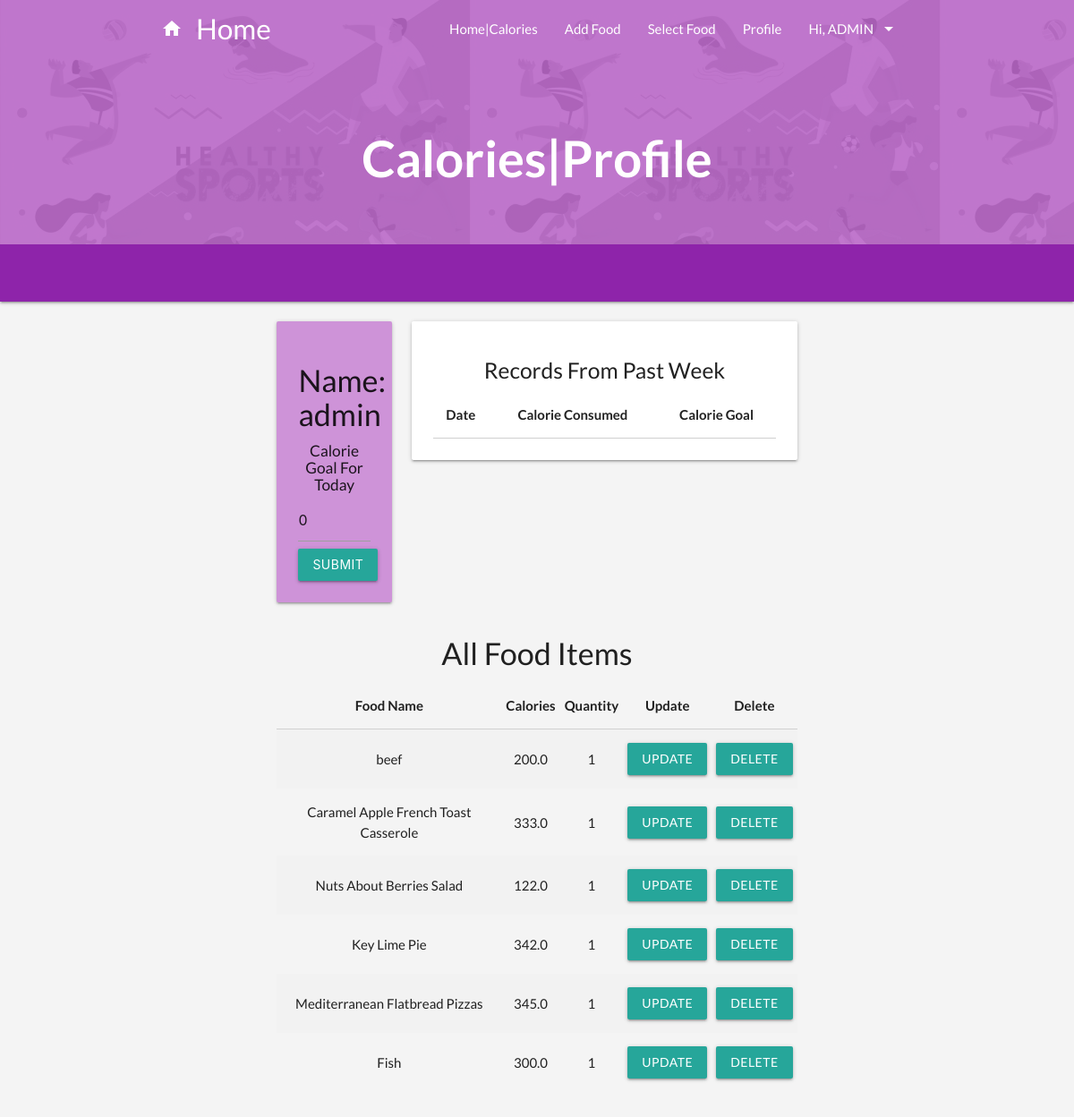
Page /calories/profile/ (signed in) on the committed database.
### calories/models.py (models this page shows, shortened)
class Profile(models.Model):
	person_of = models.ForeignKey(User, null=True, on_delete=models.CASCADE)
	calorie_count = models.FloatField(default=0, null=True, blank=True)
	food_selected = models.ForeignKey(Food, on_delete=models.CASCADE, null=True, blank=True)
	quantity = models.FloatField(default=0)
	total_calorie = models.FloatField(default=0, null=True)
	date = models.DateField(auto_now_add = True)
	calorie_goal = models.PositiveIntegerField(default=0)
	all_food_selected_today = models.ManyToManyField(Food, through='PostFood', related_name='inventory')

class Food(models.Model):
	name = models.CharField(max_length=200, null=False)
	quantity = models.PositiveIntegerField(null=False, default=0)
	calorie = models.FloatField(null=False, default=0)
	person_of = models.ForeignKey(User, null=True, on_delete=models.CASCADE)

### calories/views.py (the view)
# urls.py: path('profile/', ProfilePage, name='profile'),
@login_required
def ProfilePage(request):
    person = Profile.objects.filter(person_of=request.user).last()
    food_items = Food.objects.filter(person_of=request.user)
    form = ProfileForm(instance=person)
    if request.method == 'POST':
        form = ProfileForm(request.POST, instance=person)
        if form.is_valid():
            form.save()
            return redirect('profile')
    else:
        form = ProfileForm(instance=person)
    some_day_last_week = timezone.now().date() - timedelta(days=7)
    records = Profile.objects.filter(date__gte=some_day_last_week, date__lt=timezone.now().date(),
                                     person_of=request.user)
    context = {'form': form,
               'food_items': food_items,
               'records': records
               }
    return render(request, 'calories/profile.html', context)

### calories/forms.py
class ProfileForm(forms.ModelForm):
	class Meta:
		model = Profile
		fields = ('calorie_goal',)

### templates/calories/profile.html (shortened to what this page needs)
{% extends 'calories/base.html' %}
{% load static %}
{% block Top_background %}{% static 'images/background_picture.jpg' %}{% endblock %}
{% block color1 %} purple lighten-2{% endblock %}
{% block color2 %} purple lighten-2{% endblock %}
{% block header_title %}
    <h1>Calories|Profile</h1>
{% endblock %}
{% block content %}
    <div class="container">
        <div class="col m3">
            <div class="card-panel hoverable purple lighten-3">
                <h4 class="center-align">Name: <br>{{ request.user }} </h4>
                <form method="POST" action="" class="login-form center-align">
                    {% for field in form %}
                    <h6>Calorie Goal For Today</h6>
                    {{ field }}
                    {% endfor %}
                    <button class="btn waves-effect waves-light" type="submit" name="action">Submit
                    </button>
                </form>
            </div>
        </div>
        <div class="col m9">
            <div class="card-panel hoverable">
                <h5 class="center-align">Records From Past Week</h5>
                <table class="highlight striped centered">
                    <thead class="thead-dark">
                        <tr>
                            <th scope="col">Date</th>
                            <th scope="col">Calorie Consumed</th>
                            <th scope="col">Calorie Goal</th>
                        </tr>
                    </thead>
                </table>
            </div>
        </div>
    </div>
    <div class="container">
        <div class="col m12">
            <h4 class="center-align" >All Food Items</h4>
        </div>
    </div>
    <div class="container">
        <div class="col m12">
            <table class="highlight striped centered">
                <thead class="thead-dark">
                    <tr>
                        <th scope="col">Food Name</th>
                        <th scope="col">Calories</th>
                        <th scope="col">Quantity</th>
                        <th scope="col">Update</th>
                        <th scope="col">Delete</th>
                    </tr>
                </thead>
                <tbody>
                    {% for food in food_items %}
                    <tr>
                        <td>{{ food.name }}</td>
                        <td>{{ food.calorie }}</td>
                        <td>{{ food.quantity }}</td>
                        <td><a class="waves-effect waves-light btn" href="{% url 'update_food' food.id %}">Update</a></td>
                        <td><a class="waves-effect waves-light btn " href="{% url 'delete_food' food.id %}">Delete</a></td>
                    </tr>
                    {% endfor %}
                </tbody>
            </table>
        </div>
    </div>
{% endblock %}

### templates/calories/base.html (shortened to what this page needs)
{% load static %}
<!DOCTYPE html>
<html lang="en">
  <head>
    <link type="text/css" rel="stylesheet" href="{% static 'mat/css/gallery-materialize.min.css' %}"  media="screen,projection"/>
    <link type="text/css" rel="stylesheet" href="{% static 'mat/css/materialize.min.css'%}"  media="screen,projection"/>
    <link href="{% static 'mat/css/gallery-materialize.min.css' %}" rel="stylesheet">
    {% block css %}
      <link rel="stylesheet" href="https://cdnjs.cloudflare.com/ajax/libs/materialize/1.0.0-rc.1/css/materialize.min.css" />
    {% endblock css %}
  </head>
  <body class="blog">
    <nav class="nav-extended {% block color1 %}{% endblock %}">
      <div class="nav-background">
        <div class="pattern active" style="background-image: url('{% block Top_background %}{% endblock %}');"></div>
      </div>
      <div class="nav-wrapper container">
        <a href="/" class="brand-logo"><i class="material-icons">home</i>Home</a>
        <ul class="right hide-on-med-and-down">
            {% with url_name=request.resolver_match.url_name %}
              <li><a class="  {% if url_name == 'home' %} active{% endif %}" href={% url "home" %}>Home|Calories</a></li>
              <li><a class=" {% if url_name == 'add_food' %} active{% endif %}" href={% url "add_food" %}>Add Food</a></li>
              <li><a class=" {% if url_name == 'select_food' %} active{% endif %}" href={% url "select_food" %}>Select Food</a></li>
                <li><a class=" {% if url_name == 'profile' %} active{% endif %}" href={% url "profile" %}>Profile</a></li>
                <li><a class='dropdown-button' href='#' data-activates='feature-dropdown' data-belowOrigin="true" data-constrainWidth="false">
                    {% if request.user %}
                        Hi, {{ request.user | upper }}
                    {% else %}
                        Features
                    {% endif %}
                    <i class="material-icons right">arrow_drop_down</i></a></li>
            {% endwith %}
        </ul>
        <div class="nav-header center">
            {% block header_title %}
            {% endblock %}
        </div>
      </div>
      <div class="categories-wrapper {% block color2 %}{% endblock %} darken-1">
      </div>
    </nav>
    <div id="portfolio" class="section gray">
      <div class="container">
        <div class="gallery row">
            {% block content %}
            {% endblock %}
        </div>
      </div>
    </div>
  </body>
</html>

### rows in the picture
Profile: form "0"
Food: name "beef", calorie "200.0", quantity "1"
Food: name "Caramel Apple French Toast Casserole", calorie "333.0", quantity "1"
Food: name "Nuts About Berries Salad", calorie "122.0", quantity "1"
Food: name "Key Lime Pie", calorie "342.0", quantity "1"
Food: name "Mediterranean Flatbread Pizzas", calorie "345.0", quantity "1"
Food: name "Fish", calorie "300.0", quantity "1"

### other values in the picture
{{ request.user | upper }} "ADMIN"
{{ request.user }} "admin"
